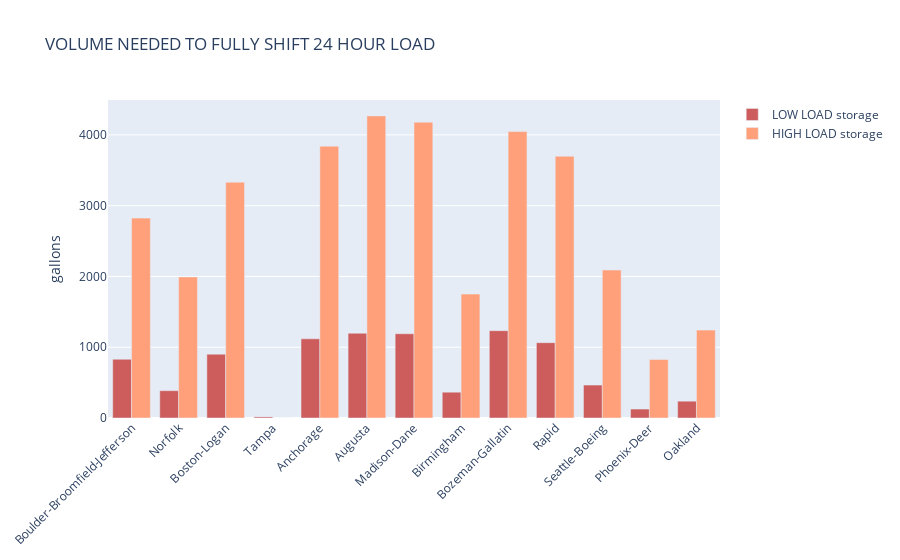

Notebook source saved alongside this figure:
### Code cell
# Plot Storage Required By Location as Bar Graph

cities = openEI_df['city'].to_list()
gal_low = (openEI_df['storage_LOW[m3]']*264).tolist()
gal_hi = (openEI_df['storage_HIGH[m3]']*264).tolist()
fig = go.Figure()
fig.add_trace(go.Bar(
    x=cities,
    y=gal_low,
    name='LOW LOAD storage',
    marker_color='indianred'
))
fig.add_trace(go.Bar(
    x=cities,
    y=gal_hi,
    name='HIGH LOAD storage',
    marker_color='lightsalmon'
))

# Here we modify the tickangle of the xaxis, resulting in rotated labels.
fig.update_layout(yaxis_title ='gallons', title='VOLUME NEEDED TO FULLY SHIFT 24 HOUR LOAD', barmode='group', xaxis_tickangle=-45)
fig.show()

### Figure 1 — Plotly figure (JSON) as saved in the notebook; plotly's stock layout.template omitted (floating-point values rounded to 4 significant figures)
{"data": [{"marker": {"color": "indianred"}, "name": "LOW LOAD storage", "type": "bar", "x": ["Boulder-Broomfield-Jefferson", "Norfolk", "Boston-Logan", "Tampa", "Anchorage", "Augusta", "Madison-Dane", "Birmingham", "Bozeman-Gallatin", "Rapid", "Seattle-Boeing", "Phoenix-Deer", "Oakland"], "y": [830.3, 386.0, 902.4, 15.49, 1119.0, 1198.0, 1191.0, 364.5, 1234.0, 1064.0, 465.8, 126.3, 237.7]}, {"marker": {"color": "lightsalmon"}, "name": "HIGH LOAD storage", "type": "bar", "x": ["Boulder-Broomfield-Jefferson", "Norfolk", "Boston-Logan", "Tampa", "Anchorage", "Augusta", "Madison-Dane", "Birmingham", "Bozeman-Gallatin", "Rapid", "Seattle-Boeing", "Phoenix-Deer", "Oakland"], "y": [2825.0, 1994.0, 3333.0, 0, 3841.0, 4269.0, 4180.0, 1751.0, 4047.0, 3700.0, 2091.0, 826.8, 1242.0]}], "layout": {"barmode": "group", "title": {"text": "VOLUME NEEDED TO FULLY SHIFT 24 HOUR LOAD"}, "xaxis": {"tickangle": -45}, "yaxis": {"title": {"text": "gallons"}}}}
